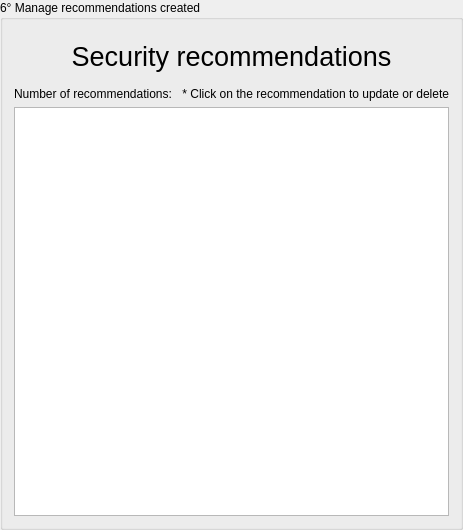
                 <widget class="QGroupBox" name="groupBox_23">
                  <property name="minimumSize">
                   <size>
                    <width>0</width>
                    <height>530</height>
                   </size>
                  </property>
                  <property name="maximumSize">
                   <size>
                    <width>16777215</width>
                    <height>16777215</height>
                   </size>
                  </property>
                  <property name="title">
                   <string>6° Manage recommendations created</string>
                  </property>
                  <layout class="QGridLayout" name="gridLayout_42">
                   <item row="0" column="0">
                    <layout class="QVBoxLayout" name="verticalLayout_44">
                     <item>
                      <widget class="QLabel" name="label_72">
                       <property name="minimumSize">
                        <size>
                         <width>0</width>
                         <height>50</height>
                        </size>
                       </property>
                       <property name="maximumSize">
                        <size>
                         <width>16777215</width>
                         <height>50</height>
                        </size>
                       </property>
                       <property name="font">
                        <font>
                         <pointsize>20</pointsize>
                         <underline>false</underline>
                        </font>
                       </property>
                       <property name="text">
                        <string>Security recommendations</string>
                       </property>
                       <property name="alignment">
                        <set>Qt::AlignCenter</set>
                       </property>
                      </widget>
                     </item>
                     <item>
                      <layout class="QHBoxLayout" name="horizontalLayout_83">
                       <item>
                        <widget class="QLabel" name="lbl_stride_recommendations">
                         <property name="text">
                          <string>Number of recommendations: </string>
                         </property>
                        </widget>
                       </item>
                       <item>
                        <widget class="QLabel" name="label_78">
                         <property name="text">
                          <string>* Click on the recommendation to update or delete</string>
                         </property>
                         <property name="alignment">
                          <set>Qt::AlignRight|Qt::AlignTrailing|Qt::AlignVCenter</set>
                         </property>
                        </widget>
                       </item>
                      </layout>
                     </item>
                     <item>
                      <widget class="QListWidget" name="listwidget_stride_requirements">
                       <property name="minimumSize">
                        <size>
                         <width>0</width>
                         <height>400</height>
                        </size>
                       </property>
                       <property name="maximumSize">
                        <size>
                         <width>16777215</width>
                         <height>450</height>
                        </size>
                       </property>
                       <property name="alternatingRowColors">
                        <bool>true</bool>
                       </property>
                       <property name="wordWrap">
                        <bool>true</bool>
                       </property>
                      </widget>
                     </item>
                    </layout>
                   </item>
                  </layout>
                 </widget>
